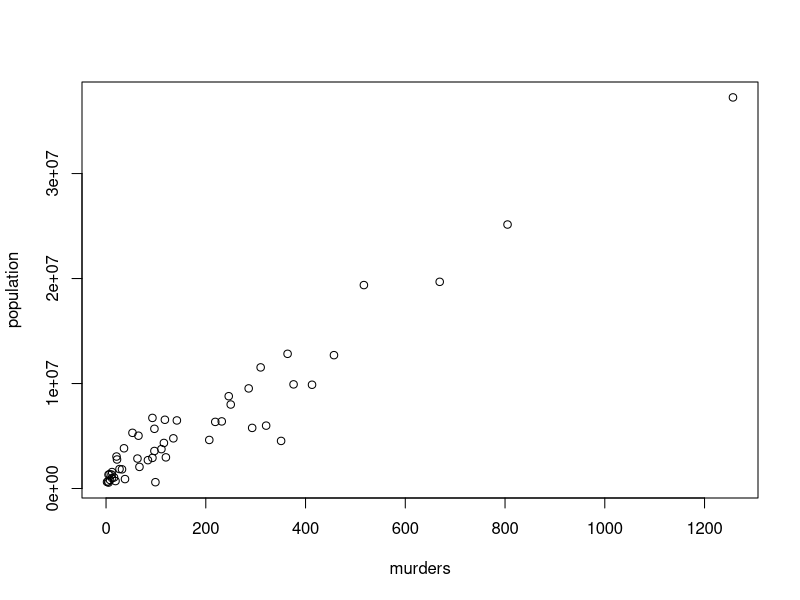
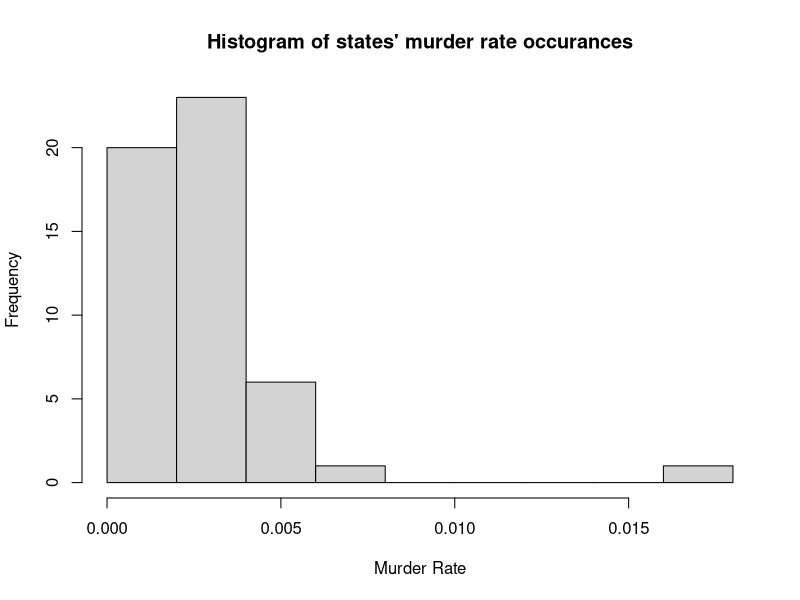

Write R code to recreate these figures, in order.
## ---- chunk 1
murdersdata <- read.csv("murders.csv")
str(murdersdata)
summary(murdersdata)
head(murdersdata)
## ---- chunk 2
murdersdata$murder_rate <- (murdersdata[,5] / murdersdata[,4])*100
murdersdata
## ---- chunk 3
plot(murdersdata$total,murdersdata$population, xlab="murders", ylab="population")
## ---- chunk 4
hist(murdersdata$murder_rate, main = "Histogram of states' murder rate occurances", xlab = "Murder Rate")
